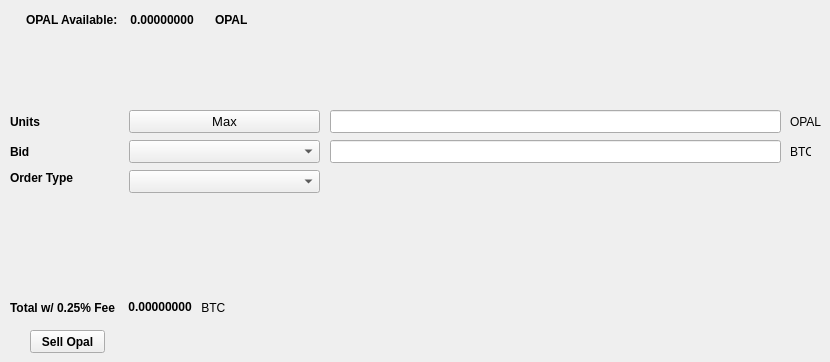
   <widget class="QWidget" name="SellTab">
    <attribute name="title">
     <string>Sell</string>
    </attribute>
    <widget class="QLabel" name="label_16">
     <property name="geometry">
      <rect>
       <x>790</x>
       <y>140</y>
       <width>21</width>
       <height>23</height>
      </rect>
     </property>
     <property name="text">
      <string>BTC</string>
     </property>
    </widget>
    <widget class="QComboBox" name="SellBidcomboBox">
     <property name="geometry">
      <rect>
       <x>129</x>
       <y>140</y>
       <width>191</width>
       <height>23</height>
      </rect>
     </property>
     <property name="font">
      <font>
       <pointsize>10</pointsize>
      </font>
     </property>
    </widget>
    <widget class="QLabel" name="label_18">
     <property name="geometry">
      <rect>
       <x>10</x>
       <y>110</y>
       <width>46</width>
       <height>23</height>
      </rect>
     </property>
     <property name="font">
      <font>
       <weight>75</weight>
       <bold>true</bold>
      </font>
     </property>
     <property name="text">
      <string>Units</string>
     </property>
    </widget>
    <widget class="QPushButton" name="Sell_Max_Amount">
     <property name="geometry">
      <rect>
       <x>129</x>
       <y>110</y>
       <width>191</width>
       <height>23</height>
      </rect>
     </property>
     <property name="font">
      <font>
       <pointsize>10</pointsize>
      </font>
     </property>
     <property name="text">
      <string>Max</string>
     </property>
    </widget>
    <widget class="QLabel" name="label_20">
     <property name="geometry">
      <rect>
       <x>10</x>
       <y>170</y>
       <width>71</width>
       <height>16</height>
      </rect>
     </property>
     <property name="font">
      <font>
       <weight>75</weight>
       <bold>true</bold>
      </font>
     </property>
     <property name="text">
      <string>Order Type</string>
     </property>
    </widget>
    <widget class="QComboBox" name="SellOrdertypeCombo">
     <property name="geometry">
      <rect>
       <x>129</x>
       <y>170</y>
       <width>191</width>
       <height>23</height>
      </rect>
     </property>
     <property name="font">
      <font>
       <pointsize>10</pointsize>
      </font>
     </property>
    </widget>
    <widget class="QLabel" name="label_21">
     <property name="geometry">
      <rect>
       <x>10</x>
       <y>140</y>
       <width>46</width>
       <height>23</height>
      </rect>
     </property>
     <property name="font">
      <font>
       <weight>75</weight>
       <bold>true</bold>
      </font>
     </property>
     <property name="text">
      <string>Bid</string>
     </property>
    </widget>
    <widget class="QLabel" name="label_22">
     <property name="geometry">
      <rect>
       <x>790</x>
       <y>110</y>
       <width>31</width>
       <height>23</height>
      </rect>
     </property>
     <property name="text">
      <string>OPAL</string>
     </property>
    </widget>
    <widget class="QLineEdit" name="UnitsInputOpal">
     <property name="geometry">
      <rect>
       <x>330</x>
       <y>110</y>
       <width>451</width>
       <height>23</height>
      </rect>
     </property>
     <property name="font">
      <font>
       <pointsize>9</pointsize>
       <weight>75</weight>
       <bold>true</bold>
      </font>
     </property>
    </widget>
    <widget class="QLineEdit" name="SellBidPriceEdit">
     <property name="geometry">
      <rect>
       <x>330</x>
       <y>140</y>
       <width>451</width>
       <height>23</height>
      </rect>
     </property>
     <property name="font">
      <font>
       <pointsize>9</pointsize>
       <weight>75</weight>
       <bold>true</bold>
      </font>
     </property>
    </widget>
    <widget class="QPushButton" name="SellOpalBTN">
     <property name="geometry">
      <rect>
       <x>30</x>
       <y>330</y>
       <width>75</width>
       <height>23</height>
      </rect>
     </property>
     <property name="font">
      <font>
       <weight>75</weight>
       <bold>true</bold>
      </font>
     </property>
     <property name="text">
      <string>Sell Opal</string>
     </property>
    </widget>
    <widget class="QWidget" name="layoutWidget_4">
     <property name="geometry">
      <rect>
       <x>10</x>
       <y>300</y>
       <width>218</width>
       <height>15</height>
      </rect>
     </property>
     <layout class="QHBoxLayout" name="horizontalLayout_2">
      <item>
       <widget class="QLabel" name="label_19">
        <property name="font">
         <font>
          <weight>75</weight>
          <bold>true</bold>
         </font>
        </property>
        <property name="text">
         <string>Total w/ 0.25% Fee </string>
        </property>
       </widget>
      </item>
      <item>
       <widget class="QLabel" name="SellCostLabel">
        <property name="palette">
         <palette>
          <active>
           <colorrole role="WindowText">
            <brush brushstyle="SolidPattern">
             <color alpha="255">
              <red>0</red>
              <green>0</green>
              <blue>0</blue>
             </color>
            </brush>
           </colorrole>
           <colorrole role="Button">
            <brush brushstyle="SolidPattern">
             <color alpha="255">
              <red>0</red>
              <green>170</green>
              <blue>0</blue>
             </color>
            </brush>
           </colorrole>
           <colorrole role="Light">
            <brush brushstyle="SolidPattern">
             <color alpha="255">
              <red>0</red>
              <green>255</green>
              <blue>0</blue>
             </color>
            </brush>
           </colorrole>
           <colorrole role="Midlight">
            <brush brushstyle="SolidPattern">
             <color alpha="255">
              <red>0</red>
              <green>212</green>
              <blue>0</blue>
             </color>
            </brush>
           </colorrole>
           <colorrole role="Dark">
            <brush brushstyle="SolidPattern">
             <color alpha="255">
              <red>0</red>
              <green>85</green>
              <blue>0</blue>
             </color>
            </brush>
           </colorrole>
           <colorrole role="Mid">
            <brush brushstyle="SolidPattern">
             <color alpha="255">
              <red>0</red>
              <green>113</green>
              <blue>0</blue>
             </color>
            </brush>
           </colorrole>
           <colorrole role="Text">
            <brush brushstyle="SolidPattern">
             <color alpha="255">
              <red>0</red>
              <green>170</green>
              <blue>0</blue>
             </color>
            </brush>
           </colorrole>
           <colorrole role="BrightText">
            <brush brushstyle="SolidPattern">
             <color alpha="255">
              <red>255</red>
              <green>255</green>
              <blue>255</blue>
             </color>
            </brush>
           </colorrole>
           <colorrole role="ButtonText">
            <brush brushstyle="SolidPattern">
             <color alpha="255">
              <red>0</red>
              <green>0</green>
              <blue>0</blue>
             </color>
            </brush>
           </colorrole>
           <colorrole role="Base">
            <brush brushstyle="SolidPattern">
             <color alpha="255">
              <red>255</red>
              <green>255</green>
              <blue>255</blue>
             </color>
            </brush>
           </colorrole>
           <colorrole role="Window">
            <brush brushstyle="SolidPattern">
             <color alpha="255">
              <red>0</red>
              <green>170</green>
              <blue>0</blue>
             </color>
            </brush>
           </colorrole>
           <colorrole role="Shadow">
            <brush brushstyle="SolidPattern">
             <color alpha="255">
              <red>0</red>
              <green>0</green>
              <blue>0</blue>
             </color>
            </brush>
           </colorrole>
           <colorrole role="AlternateBase">
            <brush brushstyle="SolidPattern">
             <color alpha="255">
              <red>127</red>
              <green>212</green>
              <blue>127</blue>
             </color>
            </brush>
           </colorrole>
           <colorrole role="ToolTipBase">
            <brush brushstyle="SolidPattern">
             <color alpha="255">
              <red>255</red>
              <green>255</green>
              <blue>220</blue>
             </color>
            </brush>
           </colorrole>
           <colorrole role="ToolTipText">
            <brush brushstyle="SolidPattern">
             <color alpha="255">
              <red>0</red>
              <green>0</green>
              <blue>0</blue>
             </color>
            </brush>
           </colorrole>
          </active>
          <inactive>
           <colorrole role="WindowText">
            <brush brushstyle="SolidPattern">
             <color alpha="255">
              <red>0</red>
              <green>0</green>
              <blue>0</blue>
             </color>
            </brush>
           </colorrole>
           <colorrole role="Button">
            <brush brushstyle="SolidPattern">
             <color alpha="255">
              <red>0</red>
              <green>170</green>
              <blue>0</blue>
             </color>
            </brush>
           </colorrole>
           <colorrole role="Light">
            <brush brushstyle="SolidPattern">
             <color alpha="255">
              <red>0</red>
              <green>255</green>
              <blue>0</blue>
             </color>
            </brush>
           </colorrole>
           <colorrole role="Midlight">
            <brush brushstyle="SolidPattern">
             <color alpha="255">
              <red>0</red>
              <green>212</green>
              <blue>0</blue>
             </color>
            </brush>
           </colorrole>
           <colorrole role="Dark">
            <brush brushstyle="SolidPattern">
             <color alpha="255">
              <red>0</red>
              <green>85</green>
              <blue>0</blue>
             </color>
            </brush>
           </colorrole>
           <colorrole role="Mid">
            <brush brushstyle="SolidPattern">
             <color alpha="255">
              <red>0</red>
              <green>113</green>
              <blue>0</blue>
             </color>
            </brush>
           </colorrole>
           <colorrole role="Text">
            <brush brushstyle="SolidPattern">
             <color alpha="255">
              <red>0</red>
              <green>170</green>
              <blue>0</blue>
             </color>
            </brush>
           </colorrole>
           <colorrole role="BrightText">
            <brush brushstyle="SolidPattern">
             <color alpha="255">
              <red>255</red>
              <green>255</green>
              <blue>255</blue>
             </color>
            </brush>
           </colorrole>
           <colorrole role="ButtonText">
            <brush brushstyle="SolidPattern">
             <color alpha="255">
              <red>0</red>
              <green>0</green>
              <blue>0</blue>
             </color>
            </brush>
           </colorrole>
           <colorrole role="Base">
            <brush brushstyle="SolidPattern">
             <color alpha="255">
              <red>255</red>
              <green>255</green>
              <blue>255</blue>
             </color>
            </brush>
           </colorrole>
           <colorrole role="Window">
            <brush brushstyle="SolidPattern">
             <color alpha="255">
              <red>0</red>
              <green>170</green>
              <blue>0</blue>
             </color>
            </brush>
           </colorrole>
           <colorrole role="Shadow">
            <brush brushstyle="SolidPattern">
             <color alpha="255">
              <red>0</red>
              <green>0</green>
              <blue>0</blue>
             </color>
            </brush>
           </colorrole>
           <colorrole role="AlternateBase">
            <brush brushstyle="SolidPattern">
             <color alpha="255">
              <red>127</red>
              <green>212</green>
              <blue>127</blue>
             </color>
            </brush>
           </colorrole>
           <colorrole role="ToolTipBase">
            <brush brushstyle="SolidPattern">
             <color alpha="255">
              <red>255</red>
              <green>255</green>
              <blue>220</blue>
             </color>
            </brush>
           </colorrole>
           <colorrole role="ToolTipText">
            <brush brushstyle="SolidPattern">
             <color alpha="255">
              <red>0</red>
              <green>0</green>
              <blue>0</blue>
             </color>
            </brush>
           </colorrole>
          </inactive>
          <disabled>
           <colorrole role="WindowText">
            <brush brushstyle="SolidPattern">
             <color alpha="255">
              <red>0</red>
              <green>85</green>
              <blue>0</blue>
             </color>
            </brush>
           </colorrole>
           <colorrole role="Button">
            <brush brushstyle="SolidPattern">
             <color alpha="255">
              <red>0</red>
              <green>170</green>
              <blue>0</blue>
             </color>
            </brush>
           </colorrole>
           <colorrole role="Light">
            <brush brushstyle="SolidPattern">
             <color alpha="255">
              <red>0</red>
              <green>255</green>
              <blue>0</blue>
             </color>
            </brush>
           </colorrole>
           <colorrole role="Midlight">
            <brush brushstyle="SolidPattern">
             <color alpha="255">
              <red>0</red>
              <green>212</green>
              <blue>0</blue>
             </color>
            </brush>
           </colorrole>
           <colorrole role="Dark">
            <brush brushstyle="SolidPattern">
             <color alpha="255">
              <red>0</red>
              <green>85</green>
              <blue>0</blue>
             </color>
            </brush>
           </colorrole>
           <colorrole role="Mid">
            <brush brushstyle="SolidPattern">
             <color alpha="255">
              <red>0</red>
              <green>113</green>
              <blue>0</blue>
             </color>
            </brush>
           </colorrole>
           <colorrole role="Text">
            <brush brushstyle="SolidPattern">
             <color alpha="255">
              <red>0</red>
              <green>85</green>
              <blue>0</blue>
             </color>
            </brush>
           </colorrole>
           <colorrole role="BrightText">
            <brush brushstyle="SolidPattern">
             <color alpha="255">
              <red>255</red>
              <green>255</green>
              <blue>255</blue>
             </color>
            </brush>
           </colorrole>
           <colorrole role="ButtonText">
            <brush brushstyle="SolidPattern">
             <color alpha="255">
              <red>0</red>
              <green>85</green>
              <blue>0</blue>
             </color>
            </brush>
           </colorrole>
           <colorrole role="Base">
            <brush brushstyle="SolidPattern">
             <color alpha="255">
              <red>0</red>
              <green>170</green>
              <blue>0</blue>
             </color>
            </brush>
           </colorrole>
           <colorrole role="Window">
            <brush brushstyle="SolidPattern">
             <color alpha="255">
              <red>0</red>
              <green>170</green>
              <blue>0</blue>
             </color>
            </brush>
           </colorrole>
           <colorrole role="Shadow">
            <brush brushstyle="SolidPattern">
             <color alpha="255">
              <red>0</red>
              <green>0</green>
              <blue>0</blue>
             </color>
            </brush>
           </colorrole>
           <colorrole role="AlternateBase">
            <brush brushstyle="SolidPattern">
             <color alpha="255">
              <red>0</red>
              <green>170</green>
              <blue>0</blue>
             </color>
            </brush>
           </colorrole>
           <colorrole role="ToolTipBase">
            <brush brushstyle="SolidPattern">
             <color alpha="255">
              <red>255</red>
              <green>255</green>
              <blue>220</blue>
             </color>
            </brush>
           </colorrole>
           <colorrole role="ToolTipText">
            <brush brushstyle="SolidPattern">
             <color alpha="255">
              <red>0</red>
              <green>0</green>
              <blue>0</blue>
             </color>
            </brush>
           </colorrole>
          </disabled>
         </palette>
        </property>
        <property name="font">
         <font>
          <weight>75</weight>
          <bold>true</bold>
         </font>
        </property>
        <property name="autoFillBackground">
         <bool>false</bool>
        </property>
        <property name="text">
         <string> 0.00000000</string>
        </property>
        <property name="textInteractionFlags">
         <set>Qt::LinksAccessibleByMouse|Qt::TextSelectableByMouse</set>
        </property>
       </widget>
      </item>
      <item>
       <widget class="QLabel" name="label_17">
        <property name="font">
         <font>
          <weight>50</weight>
          <bold>false</bold>
         </font>
        </property>
        <property name="text">
         <string> BTC</string>
        </property>
       </widget>
      </item>
     </layout>
    </widget>
    <widget class="QWidget" name="layoutWidget">
     <property name="geometry">
      <rect>
       <x>26</x>
       <y>12</y>
       <width>271</width>
       <height>16</height>
      </rect>
     </property>
     <layout class="QHBoxLayout" name="horizontalLayout">
      <item>
       <widget class="QLabel" name="label232_2">
        <property name="font">
         <font>
          <weight>75</weight>
          <bold>true</bold>
         </font>
        </property>
        <property name="text">
         <string>OPAL Available: </string>
        </property>
       </widget>
      </item>
      <item>
       <widget class="QLabel" name="OPALAvailableLabel">
        <property name="palette">
         <palette>
          <active>
           <colorrole role="WindowText">
            <brush brushstyle="SolidPattern">
             <color alpha="255">
              <red>0</red>
              <green>0</green>
              <blue>0</blue>
             </color>
            </brush>
           </colorrole>
           <colorrole role="Button">
            <brush brushstyle="SolidPattern">
             <color alpha="255">
              <red>0</red>
              <green>170</green>
              <blue>0</blue>
             </color>
            </brush>
           </colorrole>
           <colorrole role="Light">
            <brush brushstyle="SolidPattern">
             <color alpha="255">
              <red>0</red>
              <green>255</green>
              <blue>0</blue>
             </color>
            </brush>
           </colorrole>
           <colorrole role="Midlight">
            <brush brushstyle="SolidPattern">
             <color alpha="255">
              <red>0</red>
              <green>212</green>
              <blue>0</blue>
             </color>
            </brush>
           </colorrole>
           <colorrole role="Dark">
            <brush brushstyle="SolidPattern">
             <color alpha="255">
              <red>0</red>
              <green>85</green>
              <blue>0</blue>
             </color>
            </brush>
           </colorrole>
           <colorrole role="Mid">
            <brush brushstyle="SolidPattern">
             <color alpha="255">
              <red>0</red>
              <green>113</green>
              <blue>0</blue>
             </color>
            </brush>
           </colorrole>
           <colorrole role="Text">
            <brush brushstyle="SolidPattern">
             <color alpha="255">
              <red>0</red>
              <green>170</green>
              <blue>0</blue>
             </color>
            </brush>
           </colorrole>
           <colorrole role="BrightText">
            <brush brushstyle="SolidPattern">
             <color alpha="255">
              <red>255</red>
              <green>255</green>
              <blue>255</blue>
             </color>
            </brush>
           </colorrole>
           <colorrole role="ButtonText">
            <brush brushstyle="SolidPattern">
             <color alpha="255">
              <red>0</red>
              <green>0</green>
              <blue>0</blue>
             </color>
            </brush>
           </colorrole>
           <colorrole role="Base">
            <brush brushstyle="SolidPattern">
             <color alpha="255">
              <red>255</red>
              <green>255</green>
              <blue>255</blue>
             </color>
            </brush>
           </colorrole>
           <colorrole role="Window">
            <brush brushstyle="SolidPattern">
             <color alpha="255">
              <red>0</red>
              <green>170</green>
              <blue>0</blue>
             </color>
            </brush>
           </colorrole>
           <colorrole role="Shadow">
            <brush brushstyle="SolidPattern">
             <color alpha="255">
              <red>0</red>
              <green>0</green>
              <blue>0</blue>
             </color>
            </brush>
           </colorrole>
           <colorrole role="AlternateBase">
            <brush brushstyle="SolidPattern">
             <color alpha="255">
              <red>127</red>
              <green>212</green>
              <blue>127</blue>
             </color>
            </brush>
           </colorrole>
           <colorrole role="ToolTipBase">
            <brush brushstyle="SolidPattern">
             <color alpha="255">
              <red>255</red>
              <green>255</green>
              <blue>220</blue>
             </color>
            </brush>
           </colorrole>
           <colorrole role="ToolTipText">
            <brush brushstyle="SolidPattern">
             <color alpha="255">
              <red>0</red>
              <green>0</green>
              <blue>0</blue>
             </color>
            </brush>
           </colorrole>
          </active>
          <inactive>
           <colorrole role="WindowText">
            <brush brushstyle="SolidPattern">
             <color alpha="255">
              <red>0</red>
              <green>0</green>
              <blue>0</blue>
             </color>
            </brush>
           </colorrole>
           <colorrole role="Button">
            <brush brushstyle="SolidPattern">
             <color alpha="255">
              <red>0</red>
              <green>170</green>
              <blue>0</blue>
             </color>
            </brush>
           </colorrole>
           <colorrole role="Light">
            <brush brushstyle="SolidPattern">
             <color alpha="255">
              <red>0</red>
              <green>255</green>
              <blue>0</blue>
             </color>
            </brush>
           </colorrole>
           <colorrole role="Midlight">
            <brush brushstyle="SolidPattern">
             <color alpha="255">
              <red>0</red>
              <green>212</green>
              <blue>0</blue>
             </color>
            </brush>
           </colorrole>
           <colorrole role="Dark">
            <brush brushstyle="SolidPattern">
             <color alpha="255">
              <red>0</red>
              <green>85</green>
              <blue>0</blue>
             </color>
            </brush>
           </colorrole>
           <colorrole role="Mid">
            <brush brushstyle="SolidPattern">
             <color alpha="255">
              <red>0</red>
              <green>113</green>
              <blue>0</blue>
             </color>
            </brush>
           </colorrole>
           <colorrole role="Text">
            <brush brushstyle="SolidPattern">
             <color alpha="255">
              <red>0</red>
              <green>170</green>
              <blue>0</blue>
             </color>
            </brush>
           </colorrole>
           <colorrole role="BrightText">
            <brush brushstyle="SolidPattern">
             <color alpha="255">
              <red>255</red>
              <green>255</green>
              <blue>255</blue>
             </color>
            </brush>
           </colorrole>
           <colorrole role="ButtonText">
            <brush brushstyle="SolidPattern">
             <color alpha="255">
              <red>0</red>
              <green>0</green>
              <blue>0</blue>
             </color>
            </brush>
           </colorrole>
           <colorrole role="Base">
            <brush brushstyle="SolidPattern">
             <color alpha="255">
              <red>255</red>
              <green>255</green>
              <blue>255</blue>
             </color>
            </brush>
           </colorrole>
           <colorrole role="Window">
            <brush brushstyle="SolidPattern">
             <color alpha="255">
              <red>0</red>
              <green>170</green>
              <blue>0</blue>
             </color>
            </brush>
           </colorrole>
           <colorrole role="Shadow">
            <brush brushstyle="SolidPattern">
             <color alpha="255">
              <red>0</red>
              <green>0</green>
              <blue>0</blue>
             </color>
            </brush>
           </colorrole>
           <colorrole role="AlternateBase">
            <brush brushstyle="SolidPattern">
             <color alpha="255">
              <red>127</red>
              <green>212</green>
              <blue>127</blue>
             </color>
            </brush>
           </colorrole>
           <colorrole role="ToolTipBase">
            <brush brushstyle="SolidPattern">
             <color alpha="255">
              <red>255</red>
              <green>255</green>
              <blue>220</blue>
             </color>
            </brush>
           </colorrole>
           <colorrole role="ToolTipText">
            <brush brushstyle="SolidPattern">
             <color alpha="255">
              <red>0</red>
              <green>0</green>
              <blue>0</blue>
             </color>
            </brush>
           </colorrole>
          </inactive>
          <disabled>
           <colorrole role="WindowText">
            <brush brushstyle="SolidPattern">
             <color alpha="255">
              <red>0</red>
              <green>85</green>
              <blue>0</blue>
             </color>
            </brush>
           </colorrole>
           <colorrole role="Button">
            <brush brushstyle="SolidPattern">
             <color alpha="255">
              <red>0</red>
              <green>170</green>
              <blue>0</blue>
             </color>
            </brush>
           </colorrole>
           <colorrole role="Light">
            <brush brushstyle="SolidPattern">
             <color alpha="255">
              <red>0</red>
              <green>255</green>
              <blue>0</blue>
             </color>
            </brush>
           </colorrole>
           <colorrole role="Midlight">
            <brush brushstyle="SolidPattern">
             <color alpha="255">
              <red>0</red>
              <green>212</green>
              <blue>0</blue>
             </color>
            </brush>
           </colorrole>
           <colorrole role="Dark">
            <brush brushstyle="SolidPattern">
             <color alpha="255">
              <red>0</red>
              <green>85</green>
              <blue>0</blue>
             </color>
            </brush>
           </colorrole>
           <colorrole role="Mid">
            <brush brushstyle="SolidPattern">
             <color alpha="255">
              <red>0</red>
              <green>113</green>
              <blue>0</blue>
             </color>
            </brush>
           </colorrole>
           <colorrole role="Text">
            <brush brushstyle="SolidPattern">
             <color alpha="255">
              <red>0</red>
              <green>85</green>
              <blue>0</blue>
             </color>
            </brush>
           </colorrole>
           <colorrole role="BrightText">
            <brush brushstyle="SolidPattern">
             <color alpha="255">
              <red>255</red>
              <green>255</green>
              <blue>255</blue>
             </color>
            </brush>
           </colorrole>
           <colorrole role="ButtonText">
            <brush brushstyle="SolidPattern">
             <color alpha="255">
              <red>0</red>
              <green>85</green>
              <blue>0</blue>
             </color>
            </brush>
           </colorrole>
           <colorrole role="Base">
            <brush brushstyle="SolidPattern">
             <color alpha="255">
              <red>0</red>
              <green>170</green>
              <blue>0</blue>
             </color>
            </brush>
           </colorrole>
           <colorrole role="Window">
            <brush brushstyle="SolidPattern">
             <color alpha="255">
              <red>0</red>
              <green>170</green>
              <blue>0</blue>
             </color>
            </brush>
           </colorrole>
           <colorrole role="Shadow">
            <brush brushstyle="SolidPattern">
             <color alpha="255">
              <red>0</red>
              <green>0</green>
              <blue>0</blue>
             </color>
            </brush>
           </colorrole>
           <colorrole role="AlternateBase">
            <brush brushstyle="SolidPattern">
             <color alpha="255">
              <red>0</red>
              <green>170</green>
              <blue>0</blue>
             </color>
            </brush>
           </colorrole>
           <colorrole role="ToolTipBase">
            <brush brushstyle="SolidPattern">
             <color alpha="255">
              <red>255</red>
              <green>255</green>
              <blue>220</blue>
             </color>
            </brush>
           </colorrole>
           <colorrole role="ToolTipText">
            <brush brushstyle="SolidPattern">
             <color alpha="255">
              <red>0</red>
              <green>0</green>
              <blue>0</blue>
             </color>
            </brush>
           </colorrole>
          </disabled>
         </palette>
        </property>
        <property name="font">
         <font>
          <weight>75</weight>
          <bold>true</bold>
         </font>
        </property>
        <property name="text">
         <string> 0.00000000 </string>
        </property>
        <property name="textInteractionFlags">
         <set>Qt::LinksAccessibleByMouse|Qt::TextSelectableByKeyboard|Qt::TextSelectableByMouse</set>
        </property>
       </widget>
      </item>
      <item>
       <widget class="QLabel" name="labelopal">
        <property name="font">
         <font>
          <weight>75</weight>
          <bold>true</bold>
         </font>
        </property>
        <property name="text">
         <string>OPAL</string>
        </property>
       </widget>
      </item>
     </layout>
    </widget>
   </widget>
